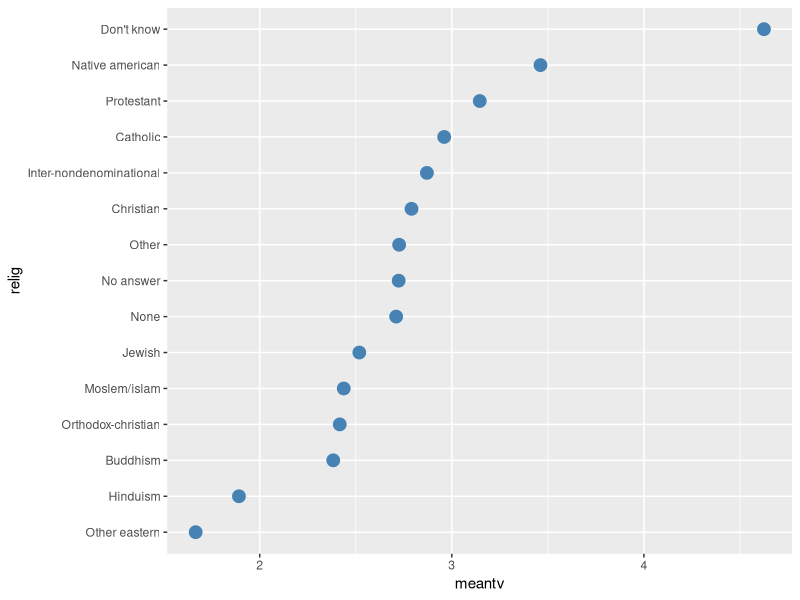
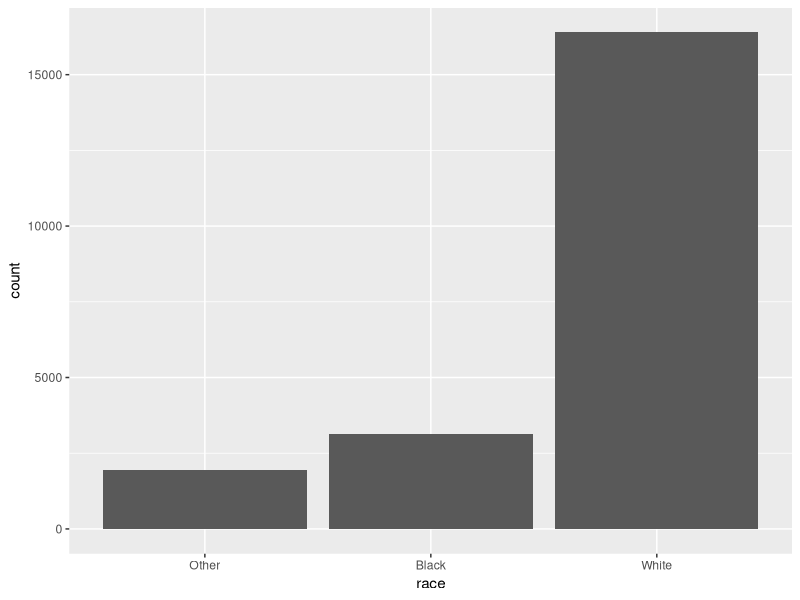
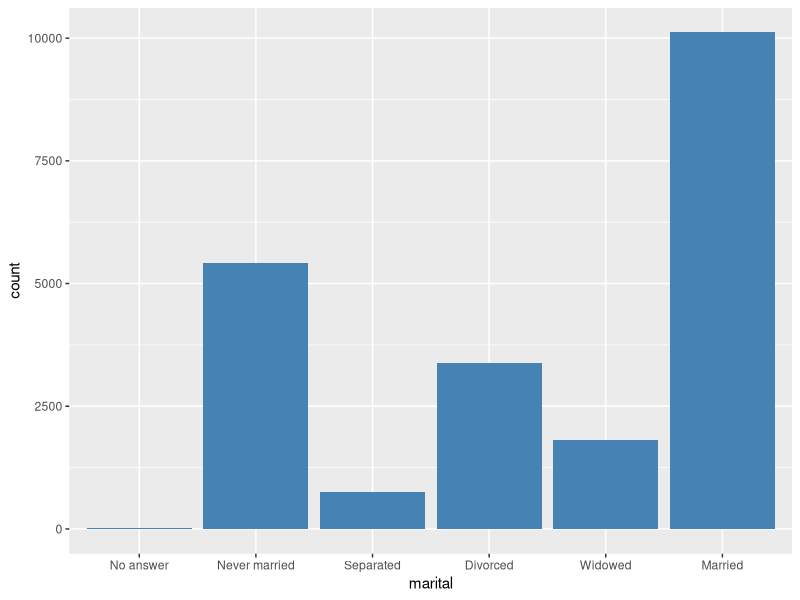
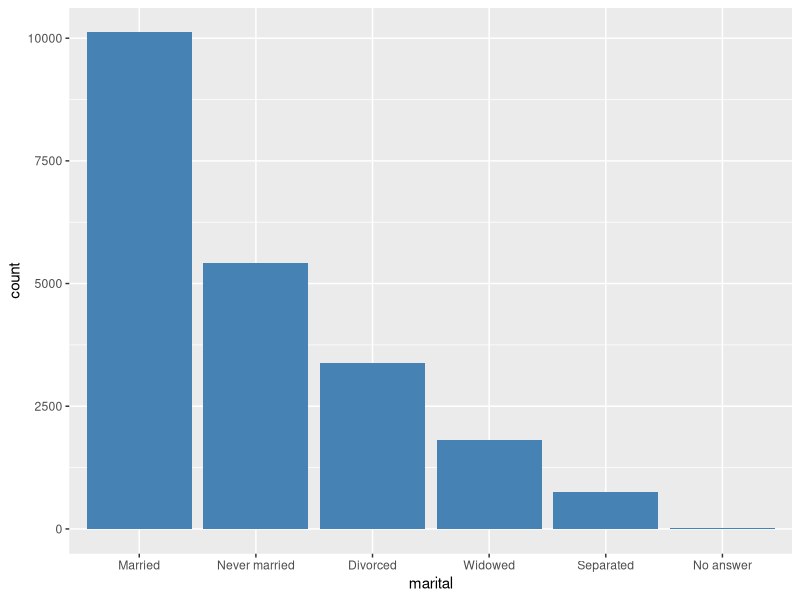
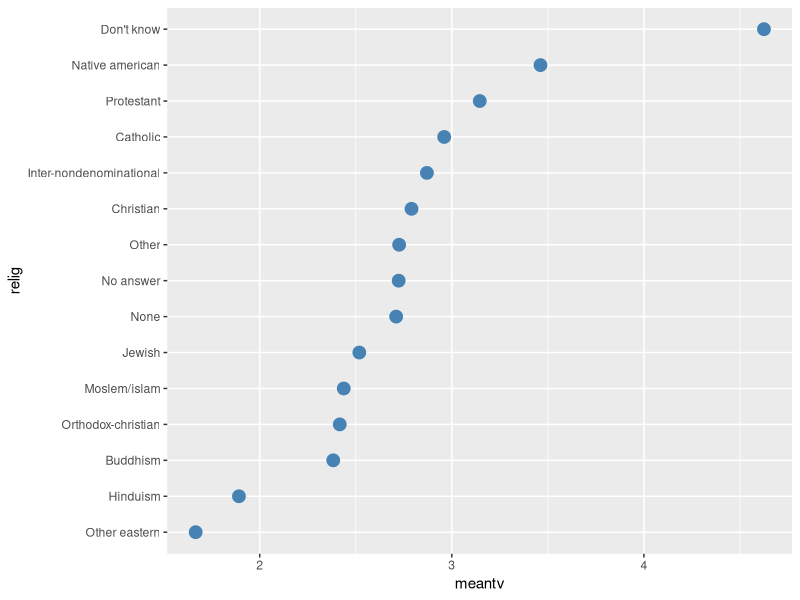

These figures' R source, in order:
## ---- chunk 1
library(tidyverse)
library(forcats)
## ---- chunk 2
gss_cat %>% 
  group_by(relig) %>% 
  summarise(meantv = mean(tvhours, na.rm = T)) %>% 
  mutate(relig = fct_reorder(relig, meantv)) %>% 
  ggplot(aes(meantv, relig)) +
  geom_point(size = 4, colour = "steelblue")
## ---- chunk 3
gss_cat %>% 
  select(race) %>% 
  table()

gss_cat %>% 
  mutate(race = fct_drop(race)) %>% 
  select(race) %>% 
  table() # results will be displayed in ascending order by count

# geom bar automatically eliminates missing values
gss_cat %>%
  select(race) %>%
  ggplot(aes(race)) +
  geom_bar()

## ---- chunk 4
gss_cat %>% 
  mutate(race = fct_drop(race)) %>% 
  mutate(race = fct_relevel(race,
                            c("White", "Black", "Other"))) %>% # results will be displayed in order you specify
  select(race) %>% 
  table()
## ---- chunk 5
gss_cat %>% 
  ggplot(aes(marital)) +
  geom_bar(fill = "steelblue")


# change visualization to ascending or descending order by count

gss_cat %>% 
  mutate(marital = fct_infreq(marital)) %>% 
  #mutate(marital = fct_rev(marital)) %>% 
  ggplot(aes(marital)) +
  geom_bar(fill = "steelblue")
## ---- chunk 6
gss_cat %>% 
  group_by(relig) %>% 
  summarise(meantv = mean(tvhours, na.rm = T)) %>% 
  mutate(relig = fct_reorder(relig, meantv)) %>% # reorder relig, by meantv
  ggplot(aes(meantv, relig)) +
  geom_point(size = 4, colour = "steelblue")
## ---- chunk 7
gss_cat %>% 
  count(partyid)

gss_cat %>% 
  mutate(partyid = fct_recode(partyid,
                               "Republican, Strong" = "Strong republican",
                               "Republican, Weak" = "Not str republican",
                               "Independent, Near Republican" = "Ind,near rep",
                               "Independent, Near Democrat" = "Ind,near dem",
                               "Democrat, Weak" = "Not str democrat",
                               "Democrat, Strong" = "Strong democrat",
                               "Other" = "No answer",
                               "Other" = "Don't know",
                               "Other" = "Other party")) %>% 
  count(partyid)
## ---- chunk 8
gss_cat %>% 
  mutate(partyid = fct_collapse(partyid,
                                Other = c("No answer", "Don't know", "Other party"),
                                Republican = c("Strong republican", "Not str republican"),
                                Democrat = c("Not str democrat", "Strong democrat"),
                                Independent = c("Ind,near rep", "Ind,near dem", "Independent"))) %>% 
  count(partyid)
